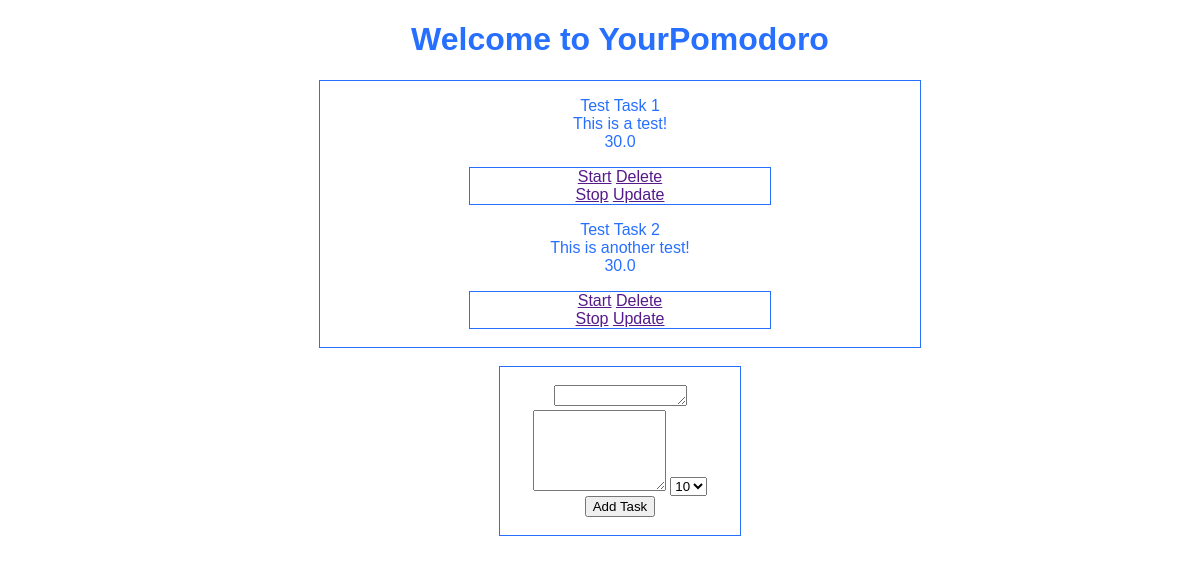
Before: / with the older database file.
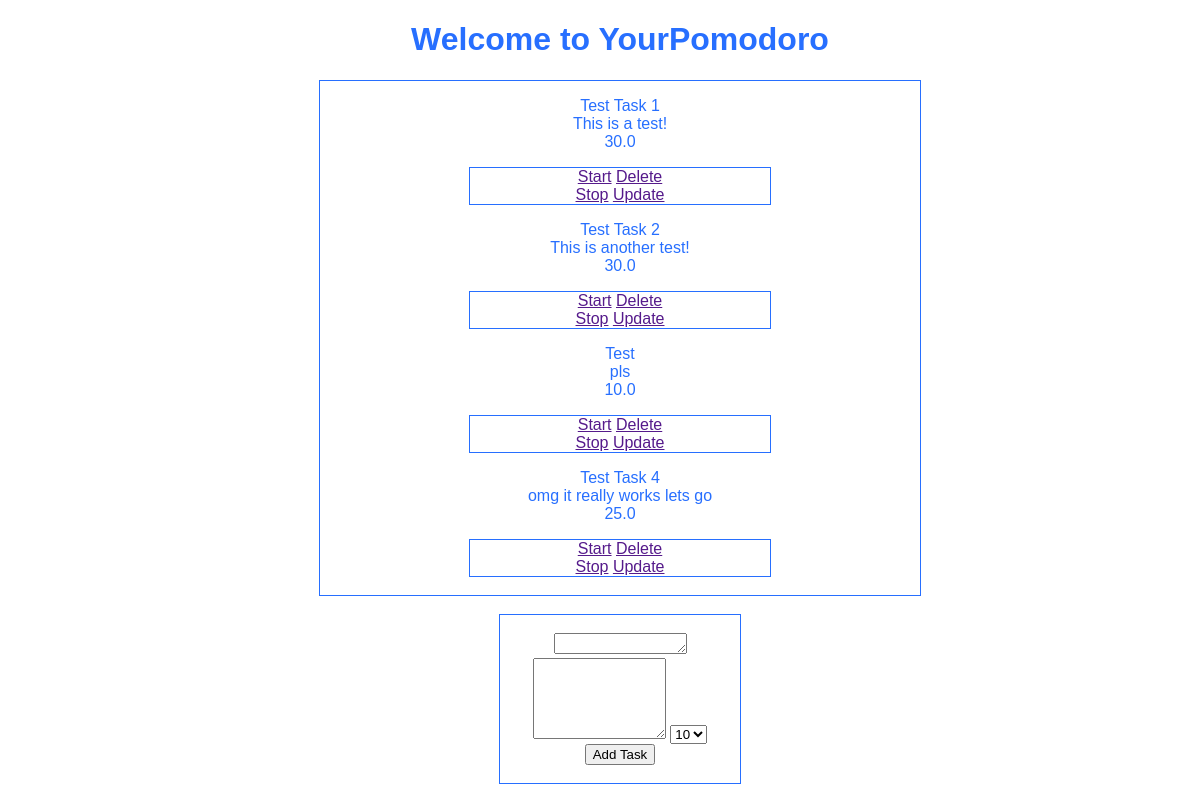
After: the same page with the newer database file.
### tables this page shows
CREATE TABLE tasks (
    id INTEGER PRIMARY KEY AUTOINCREMENT,
    title TEXT NOT NULL,
    content TEXT NOT NULL,
    task_time REAL NOT NULL,
    date_created TIMESTAMP NOT NULL DEFAULT CURRENT_TIMESTAMP
);

### pomodoro.py (the view)
@pomodoro.route('/', methods=('GET', 'POST'))
def index():
    if request.method == 'POST':
        title = request.form['title']
        content = request.form['content']
        task_time = request.form['task_time']
        if not title:
            flash('Title is required!')
        elif not content:
            flash('Content is required!')
        elif not task_time:
            flash('Task time is required!')
        else:
            conn = get_db_conn()
            conn.execute('INSERT INTO tasks (title, content, task_time) VALUES (?, ?, ?)',
                         (title, content, task_time))
            conn.commit()
            conn.close()
            return redirect(url_for('index'))
    else:
        conn = get_db_conn()
        tasks = conn.execute('SELECT * FROM tasks').fetchall()
        conn.close()
        return render_template('index.html', tasks=tasks)

### pomodoro.py (called while the page is built)
def get_db_conn():
    conn = sqlite3.connect('pomos.db')
    conn.row_factory = sqlite3.Row
    return conn

### templates/index.html (shortened to what this page needs)
{% extends 'base.html' %}
{% block head %}
    <link rel="stylesheet" href="{{ url_for('static', filename='css/main.css') }}">
{% endblock %}
{% block body %}
<div class="content">
    <h1>Welcome to YourPomodoro</h1>
    <div class="tasks">
        {% for task in tasks %}
                <p>{{ task['title'] }} <br/>{{ task['content'] }} <br/> {{ task['task_time'] }}</p>
                <div class ="action">
                    <a href="">Start</a> <a href="">Delete</a> <br/>
                    <a href="">Stop</a> <a href="">Update</a>
                    <br/>
                </div>
        {% endfor %}
        <br/>
    </div> <br/>
    <div class ="add_task">
        <br/>
        <form method="post">
            <textarea value = 'title' name="title" rows="1" cols="14"> {{ request.form['title'] }} </textarea>
            <textarea value = 'content' name="content" rows="5" cols="14"> {{ request.form['content'] }} </textarea>
            <select name="task_time">
                <option value='10'>10</option>
            </select>
            <button type="submit">Add Task</button>
        </form>
        <br/>
    </div>
</div>
{% endblock %}

### templates/base.html (shortened to what this page needs)
<!DOCTYPE html>
<html lang="en">
    <head>
        {% block head %}{% endblock %}
    </head>
    <body>
        {% block body %}
        {% endblock %}
    </body>
</html>

### static/css/main.css (style rules this page uses)
div.content { width: 100%; float: center; padding-left: 20px; text-align: center; }
body { margin: 0; font-family: sans-serif; color:rgb(39, 111, 255); }
div.tasks, div.action { width: 50%; border: 1px solid; color:rgb(39, 111, 255); margin-left: auto; margin-right: auto; }
div.add_task { width: 20%; border: 1px solid; color:rgb(39, 111, 255); margin-left: auto; margin-right: auto; }

Changed rows visible on the page:
added tasks: title "Test", content "pls", task_time "10.0"
added tasks: title "Test Task 4", content "omg it really works lets go", task_time "25.0"
